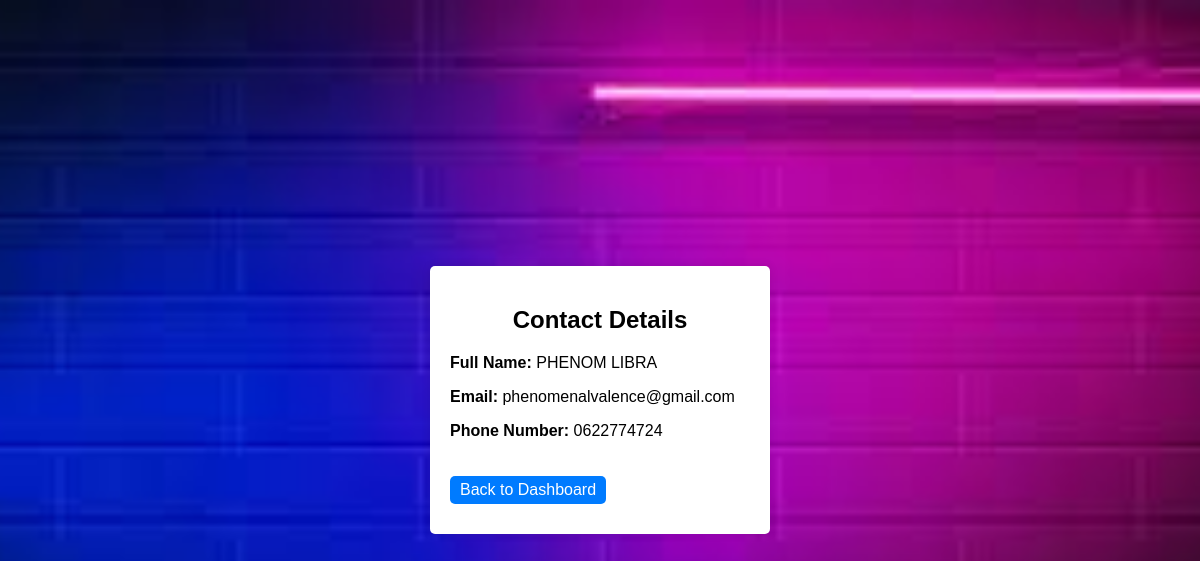
Screenshot of /view_contact.php?id=7 (signed in) with the database file from the repository.
### tables this page shows
CREATE TABLE `contacts` (
  `id` int(11) NOT NULL,
  `user_id` int(11) NOT NULL,
  `fullname` varchar(100) NOT NULL,
  `email` varchar(100) NOT NULL,
  `phonenumber` varchar(20) DEFAULT NULL,
  `created_at` timestamp NOT NULL DEFAULT current_timestamp()
);

### view_contact.php (the view, shortened to what this page needs)
<!DOCTYPE html>
<html>
<head>
    <link rel="stylesheet" href="style_view.css">
</head>
<body>
    <div class="contact-details">
<?php
include 'connect.php';
if (isset($_GET['id'])) {
    $contact_id = $_GET['id'];
    try {
        $stmt = $conn->prepare("SELECT * FROM contacts WHERE id = :contact_id AND user_id = :user_id");
        $stmt->bindParam(':contact_id', $contact_id);
        $stmt->bindParam(':user_id', $_SESSION['user_id']);
        $stmt->execute();
        $contact = $stmt->fetch(PDO::FETCH_ASSOC);
        if ($contact) {
            echo "<h2>Contact Details</h2>";
            echo "<p><strong>Full Name:</strong> " . $contact['fullname'] . "</p>";
            echo "<p><strong>Email:</strong> " . $contact['email'] . "</p>";
            echo "<p><strong>Phone Number:</strong> " . $contact['phonenumber'] . "</p>";
            echo '<p><a href="dashboard.php">Back to Dashboard</a></p>';
        }
    } catch(PDOException $e) {
        echo "Error: " . $e->getMessage();
        echo "Contact not found.";
    }
} else {
    echo "Contact ID not provided.";
}
?>
 </div>
</body>
</html>

### style_view.css (style rules this page uses)
body { font-family: Arial, sans-serif; margin: 0; padding: 0; background-image: url('backpic.jpeg'); background-size: cover; background-position: center; display: flex; justify-content: center; align-items: center; height: 100vh; }
.contact-details { width: 300px; background-color: #fff; padding: 20px; border-radius: 5px; box-shadow: 0 0 10px rgba(0, 0, 0, 0.1); }
.contact-details h2 { text-align: center; margin-bottom: 20px; }
.contact-details p { margin-bottom: 10px; }
.contact-details p strong { font-weight: bold; }
.contact-details a { display: inline-block; margin-top: 20px; text-decoration: none; padding: 5px 10px; background-color: #007bff; color: #fff; border-radius: 5px; transition: background-color 0.3s ease; }

### rows the page displays
contacts: fullname "PHENOM LIBRA", email "phenomenalvalence@gmail.com", phonenumber "0622774724"
